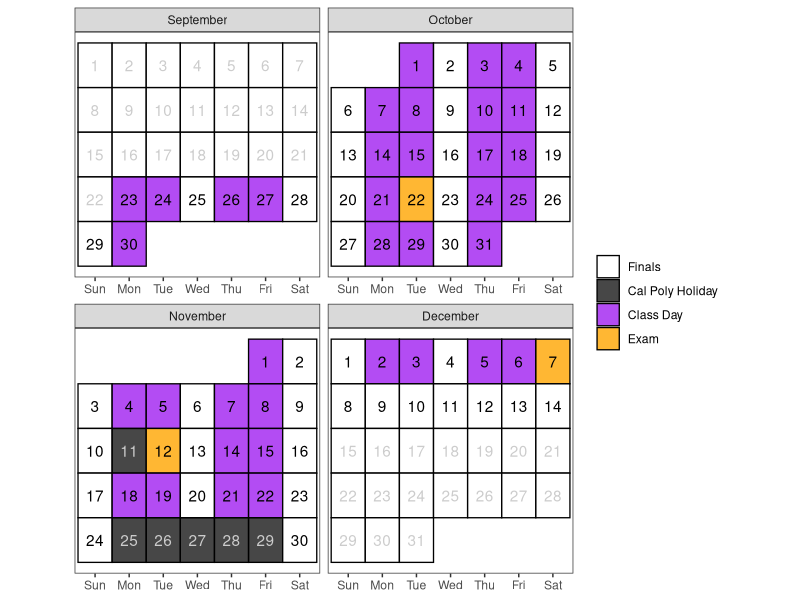
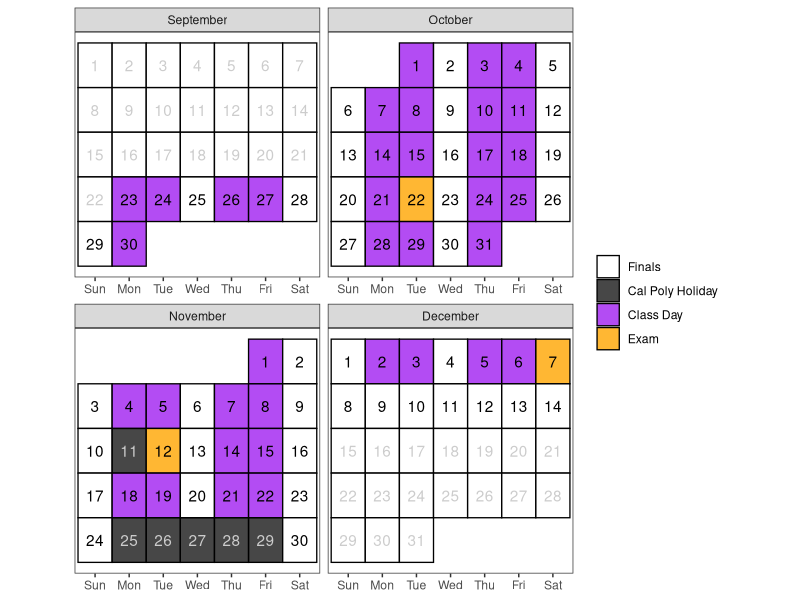
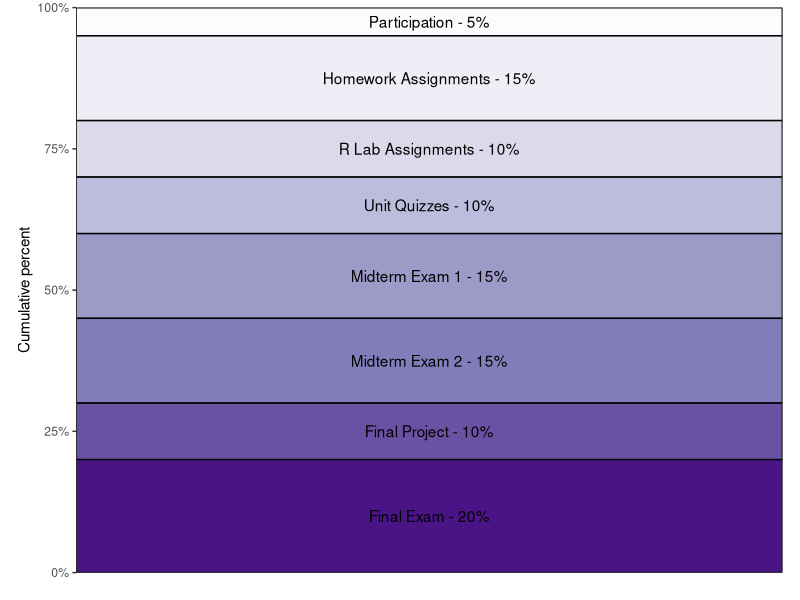

Here is the R script that generated these plots, in order:
## ---- chunk 1
#| include: false

library(tidyverse)

# Create a calendar for your syllabus ----
# Source: http://svmiller.com/blog/2020/08/a-ggplot-calendar-for-your-semester/

# 1) what is the first Day of the semester?
# Any number of ways to identify dates in R, but we'll use {lubridate} and the ymd() function here.
# Format: YYYYMMDD
semester_dates <- seq(ymd(20240923), ymd(20241214), by=1)
# Weekday(s) of class
class_wdays <- c("Mon", "Tue", "Thu", "Fri")

not_here_dates <- c(
  ymd("20241111"),
  ymd("20241125"),
  ymd("20241126"),
  ymd("20241127"),
  ymd("20241128"),
  ymd("20241129")
  # ymd("20230220")
  # Break
  # seq(ymd(20221120), ymd(20221124), by = 1)
  )

exam_dates <- c(ymd(20241022), 
                ymd(20241112),
                ymd(20241207)
                )

# project_dates <- c(ymd(20221104), ymd(20221205), ymd(20221209))
finals_week <- seq(ymd(20241207), ymd(20241213), by = 1)

# Custom function for treating the first day of the month as the first week 
# of the month up until the first Sunday 
# (unless Sunday was the start of the month)
wom <- function(date) {
    first <- wday(as.Date(paste(year(date), month(date), 1, sep = "-")))
    return((mday(date) + (first - 2)) %/% 7 + 1)
  }
# Create a data frame of dates, assign to Cal
Cal <- tibble(date = seq(ymd(20240901), ymd(20241231), by=1))  |>
  mutate(mon = lubridate::month(date, label = T, abbr = F),
         wkdy = weekdays(date, abbreviate = T),
         wkdy = fct_relevel(wkdy, "Sun", "Mon", "Tue", "Wed", "Thu","Fri","Sat"), # make sure Sunday comes first
         semester = date %in% semester_dates, 
         # project = date %in% project_dates,
         exams = date %in% exam_dates, # is it an exam?
         not_here = date %in% not_here_dates, # is it a day off?
         exam_wk = date %in% finals_week,
         day = lubridate::mday(date), 
         week = wom(date)
         ) |>
  mutate(category = case_when(
    # project ~ "Project",
    exams ~ "Exam",
    not_here ~ "Cal Poly Holiday",
    semester & wkdy %in% class_wdays & !not_here & !exam_wk | date == "2023-01-17" ~ "Class Day",
    semester ~ "Finals",
    TRUE ~ "NA"
  )
  )

class_cal <- Cal |> 
  ggplot(aes(wkdy, week)) +
  theme_bw() +
  theme(aspect.ratio = 1, 
        panel.grid.major.x = element_blank(),
        legend.position = "right",
        legend.title = element_blank(),
        axis.title.y = element_blank(), 
        axis.title.x = element_blank(),
        axis.ticks.y = element_blank(), 
        axis.text.y = element_blank()) +
  geom_tile(alpha=0.8, aes(fill=category), color="black", size=.45) +
  facet_wrap(~mon, scales = "free", ncol=2) +
  geom_text(aes(label = day, color = semester & (!not_here))) +
  # put your y-axis down, flip it, and reverse it
  scale_y_reverse(breaks=NULL) +
  # manually fill scale colors to something you like...
  scale_color_manual(values = c("FALSE" = "grey80", "TRUE" = "black"), guide = "none") + 
  scale_fill_manual(values=c("Class Day"="purple", 
                             "Finals"="white",
                             "Cal Poly Holiday" = "grey10",
                             "NA" = "white", # I like these whited out...
                             "Exam"="orange"),
                    #... but also suppress a label for a non-class semester day
                    breaks=c("Finals", "Cal Poly Holiday", "Class Day","Exam"))
class_cal

exam_days <- filter(Cal, category == "Exam") |>
  dplyr::mutate(topic = c("Midterm Exam 1",
                          "Midterm Exam 2",
                          "Common Final Exam"
                          ),
         time = c("In Class", 
                  "In Class",
                  "TBD"
                  )
         ) |>
  rowwise() |>
  mutate(sem_week = week(date),
         Date = paste(format(date, "%b %e"), sep = ",", collapse = ", "))

# project_days <- filter(Cal, category == "Project") |>
#   mutate(topic = c("Project Proposal Due", "Project Presentation Due", "Project Report Due"),
#          time = c("8pm", "8pm", "8pm")) |>
#   mutate(Date = format(date, "%b %e"),
#          sem_week = week(date))

class_days <- filter(Cal, category %in% c("Class Day")) |>
  mutate(sem_week = week(date)) |>
  group_by(sem_week) |>
  # group_by(sem_week) |>
  summarize(Date = paste(format(date, "%b %e"), sep = ",", collapse = ", ")) |>
  mutate(topic = c(
    "Ch. 1 - Introduction to Statistical Thinking",
    "Ch. 2 - Inference for One Proportion",
    "Ch. 4 - Analysis of a Single Categorical Variable",
    "Ch. 5 - Methods for Two Categorical Variables",
    "Ch. 6 - Methods for Describing a Numerical Variable",
    "Ch. 7 - Inferential Methods for a Single Numerical Variable",
    "Ch. 8 - Comparing a Numerical Variable Across Two Groups",
    "Ch. 9 - Comparing a Numerical Variable Across More than Two Groups",
    "Ch. 10 - Methods for Two Numerical Variables",
    "Final Project")) |>
  # bind_rows(project_days) |>
  bind_rows(exam_days) |>
  arrange(sem_week) |>
  select(Date, Topic = topic)
## ---- chunk 2
#| echo: false
#| eval: true
#| warning: false
#| fig-width: 5
#| fig-height: 5
#| fig-pos: 'H'
#| out-width: 60%
#| fig-align: center
#| fig-cap: "Note: I have requested a common final exam on Saturday, Dec. 7th for all of my courses. This needs to be approved by the university. Please talk to me *before* you schedule travel for finals week."
class_cal
## ---- chunk 3
#| echo: false
#| eval: true
#| fig-pos: 'h'
class_days |>
kableExtra::kable(caption = "Tentative schedule of class topics:", format = "simple")
## ---- chunk 4
#| echo: false
#| fig-loc: "H"
#| out-width: 70%
#| fig-align: center
library(RColorBrewer)
pal <- brewer.pal(n = 8, name = "Purples")

grades <- tribble(
  ~category,  ~percent,
  "Participation", 0.05,
  "Homework Assignments", 0.15,
  "R Lab Assignments", 0.10,
  "Unit Quizzes", 0.10,
  "Midterm Exam 1", 0.15, 
  "Midterm Exam 2", 0.15,
  "Final Project", 0.10,
  "Final Exam", 0.20
) |> 
  mutate(category = factor(category, 
                           levels = c(
                             "Participation",
                             "Homework Assignments",
                             "R Lab Assignments",
                             "Unit Quizzes",
                             "Midterm Exam 1",
                             "Midterm Exam 2",
                             "Final Project",
                             "Final Exam")
                           )
         ) |>  
  mutate(
    location = rep(1, 8) 
  )

grades |> 
  ggplot(aes(x = location, y = percent)) +
  geom_col(aes(fill = category), col = 'black') + 
  guides(fill = "none") + 
  geom_text(aes(x = rep(1, 8), 
                label = c(
                  "Participation - 5%",
                  "Homework Assignments - 15%",
                  "R Lab Assignments - 10%",
                  "Unit Quizzes - 10%",
                  "Midterm Exam 1 - 15%",
                  "Midterm Exam 2 - 15%",
                  "Final Project - 10%", 
                  "Final Exam - 20%"
                  ), 
                y = c(0.975, 0.875, 0.75, 0.65, 0.525, 0.375, 0.25, 0.1)
                )
            ) + 
  scale_x_discrete('', expand = c(0,0))+
  scale_y_continuous('Cumulative percent', labels = scales::percent, expand = c(0,0)) +
  theme_test() +
  theme(aspect.ratio = 0.8, axis.text.x = element_blank()) +
  scale_fill_manual(values = pal)
